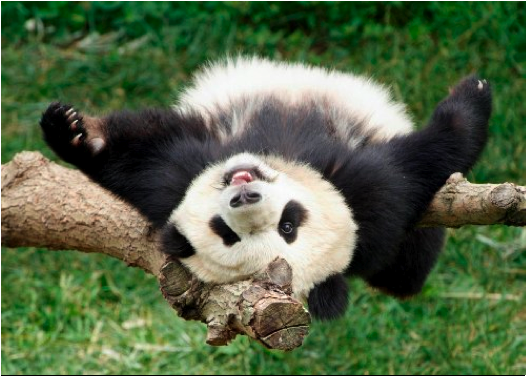
#> input picture Lab_3_Week_5/snippet_19/panda.png, 527 x 376 px
$ python snippet_19a.py
#> lines starting #> are read from the running program, lines starting #| are printed output that depends on the picture
# snippet_19a.py
# -----------------------

"""
Python Code Snippets
Terence Morley, Department of Computer Science,
    The University of Manchester, Nov 2020

Purpose: Multi-level Thresholding.

"""

import cv2
import sys
import numpy as np


#############################################################
## The main 'function'
##
if __name__ == '__main__':

    # Open image as greyscale
    input_file = 'panda.png'
    img = cv2.imread(input_file, cv2.IMREAD_GRAYSCALE)
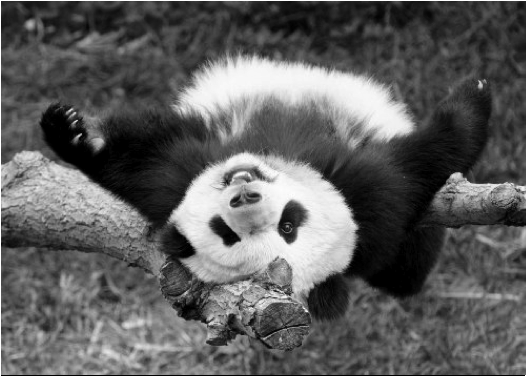
#> img: shape (376, 527); min 0, max 255, mean 94.5
    #
    # Check for success
    if img is None:
        print('Failed to open', input_file)
        sys.exit()

    # Perform Muti-level Thresholding
    for r in range(img.shape[0]):
        for c in range(img.shape[1]):
            if img[r, c] >= 0 and img[r, c] < 48:
                img[r, c] = (0+48)/2
            elif img[r, c] >= 48 and img[r, c] < 128:
                img[r, c] = (48+128)/2
            elif img[r, c] >= 128 and img[r, c] < 228:
                img[r, c] = (128+228)/2
            else:
                img[r, c] = (228+255)/2
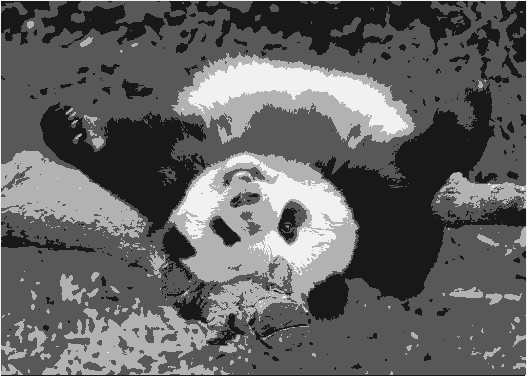
#> img: shape (376, 527); min 24, max 241, mean 98.8

    cv2.imwrite('panda_threshold.jpg', img)
#############################################################

$ run again, with Lab_3_Week_5/snippet_19/veggies.png copied over Lab_3_Week_5/snippet_19/panda.png
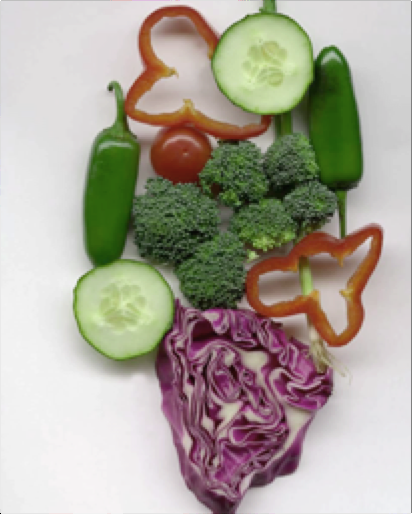
#> input picture Lab_3_Week_5/snippet_19/veggies.png, 412 x 514 px
#> `img = cv2.imread(input_file, cv2.IMREAD_GRAYSCALE)`:
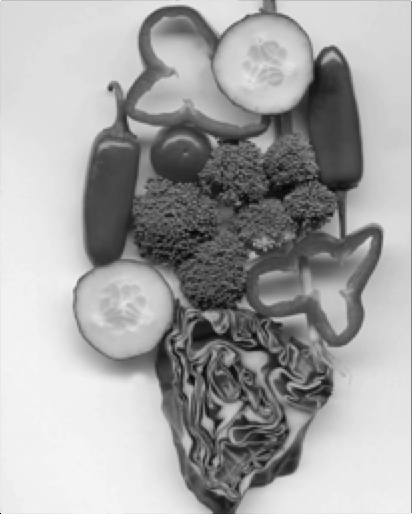
#> img: shape (514, 412); min 0, max 255, mean 164.9
#> after the loop `for r in range(img.shape[0]):`:
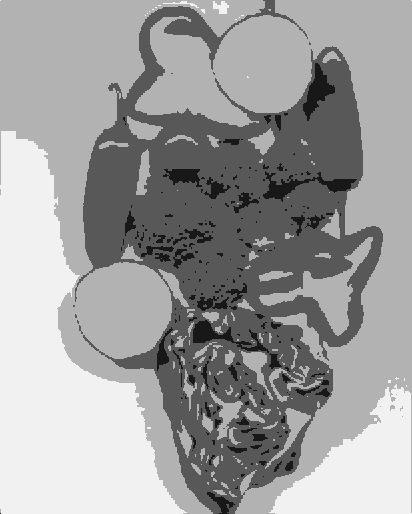
#> img: shape (514, 412); min 24, max 241, mean 157.6
